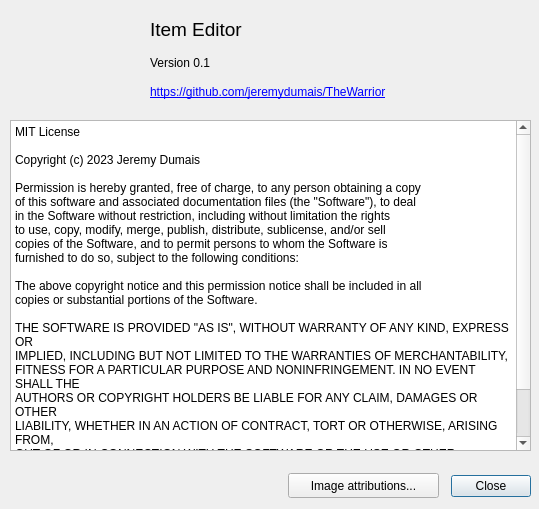
<?xml version="1.0" encoding="UTF-8"?>
<ui version="4.0">
 <class>aboutBoxFormClass</class>
 <widget class="QDialog" name="aboutBoxFormClass">
  <property name="geometry">
   <rect>
    <x>0</x>
    <y>0</y>
    <width>539</width>
    <height>509</height>
   </rect>
  </property>
  <property name="windowTitle">
   <string>About box</string>
  </property>
  <property name="windowIcon">
   <iconset resource="../res/global.qrc">
    <normaloff>:/ItemEditor Icon.png</normaloff>:/ItemEditor Icon.png</iconset>
  </property>
  <widget class="QDialogButtonBox" name="buttonBox">
   <property name="geometry">
    <rect>
     <x>450</x>
     <y>470</y>
     <width>81</width>
     <height>32</height>
    </rect>
   </property>
   <property name="orientation">
    <enum>Qt::Horizontal</enum>
   </property>
   <property name="standardButtons">
    <set>QDialogButtonBox::Close</set>
   </property>
  </widget>
  <widget class="QLabel" name="label">
   <property name="geometry">
    <rect>
     <x>150</x>
     <y>14</y>
     <width>141</width>
     <height>31</height>
    </rect>
   </property>
   <property name="font">
    <font>
     <pointsize>14</pointsize>
    </font>
   </property>
   <property name="text">
    <string>Item Editor</string>
   </property>
  </widget>
  <widget class="QLabel" name="labelVersion">
   <property name="geometry">
    <rect>
     <x>150</x>
     <y>54</y>
     <width>101</width>
     <height>17</height>
    </rect>
   </property>
   <property name="text">
    <string>Version 0.1</string>
   </property>
  </widget>
  <widget class="QLabel" name="label_3">
   <property name="geometry">
    <rect>
     <x>20</x>
     <y>10</y>
     <width>90</width>
     <height>90</height>
    </rect>
   </property>
   <property name="text">
    <string/>
   </property>
   <property name="pixmap">
    <pixmap resource="../res/global.qrc">:/ItemEditor Icon.png</pixmap>
   </property>
   <property name="scaledContents">
    <bool>true</bool>
   </property>
   <property name="wordWrap">
    <bool>false</bool>
   </property>
  </widget>
  <widget class="QPlainTextEdit" name="plainTextEdit">
   <property name="geometry">
    <rect>
     <x>10</x>
     <y>120</y>
     <width>521</width>
     <height>331</height>
    </rect>
   </property>
   <property name="font">
    <font>
     <pointsize>9</pointsize>
    </font>
   </property>
   <property name="plainText">
    <string>MIT License

Copyright (c) 2023 Jeremy Dumais

Permission is hereby granted, free of charge, to any person obtaining a copy
of this software and associated documentation files (the &quot;Software&quot;), to deal
in the Software without restriction, including without limitation the rights
to use, copy, modify, merge, publish, distribute, sublicense, and/or sell
copies of the Software, and to permit persons to whom the Software is
furnished to do so, subject to the following conditions:

The above copyright notice and this permission notice shall be included in all
copies or substantial portions of the Software.

THE SOFTWARE IS PROVIDED &quot;AS IS&quot;, WITHOUT WARRANTY OF ANY KIND, EXPRESS OR
IMPLIED, INCLUDING BUT NOT LIMITED TO THE WARRANTIES OF MERCHANTABILITY,
FITNESS FOR A PARTICULAR PURPOSE AND NONINFRINGEMENT. IN NO EVENT SHALL THE
AUTHORS OR COPYRIGHT HOLDERS BE LIABLE FOR ANY CLAIM, DAMAGES OR OTHER
LIABILITY, WHETHER IN AN ACTION OF CONTRACT, TORT OR OTHERWISE, ARISING FROM,
OUT OF OR IN CONNECTION WITH THE SOFTWARE OR THE USE OR OTHER DEALINGS IN THE
SOFTWARE.</string>
   </property>
  </widget>
  <widget class="QLabel" name="label_4">
   <property name="geometry">
    <rect>
     <x>150</x>
     <y>77</y>
     <width>341</width>
     <height>30</height>
    </rect>
   </property>
   <property name="text">
    <string>&lt;html&gt;&lt;head/&gt;&lt;body&gt;&lt;p&gt;&lt;a href=&quot;https://github.com/jeremydumais/TheWarrior&quot;&gt;&lt;span style=&quot; text-decoration: underline; color:#0000ff;&quot;&gt;https://github.com/jeremydumais/TheWarrior&lt;/span&gt;&lt;/a&gt;</string>
   </property>
   <property name="textFormat">
    <enum>Qt::RichText</enum>
   </property>
   <property name="openExternalLinks">
    <bool>true</bool>
   </property>
  </widget>
  <widget class="QPushButton" name="pushButtonImageAttributions">
   <property name="geometry">
    <rect>
     <x>288</x>
     <y>473</y>
     <width>151</width>
     <height>25</height>
    </rect>
   </property>
   <property name="text">
    <string>Image attributions...</string>
   </property>
  </widget>
 </widget>
 <resources>
  <include location="../res/global.qrc"/>
 </resources>
 <connections>
  <connection>
   <sender>buttonBox</sender>
   <signal>accepted()</signal>
   <receiver>aboutBoxFormClass</receiver>
   <slot>accept()</slot>
   <hints>
    <hint type="sourcelabel">
     <x>248</x>
     <y>254</y>
    </hint>
    <hint type="destinationlabel">
     <x>157</x>
     <y>274</y>
    </hint>
   </hints>
  </connection>
  <connection>
   <sender>buttonBox</sender>
   <signal>rejected()</signal>
   <receiver>aboutBoxFormClass</receiver>
   <slot>reject()</slot>
   <hints>
    <hint type="sourcelabel">
     <x>316</x>
     <y>260</y>
    </hint>
    <hint type="destinationlabel">
     <x>286</x>
     <y>274</y>
    </hint>
   </hints>
  </connection>
 </connections>
</ui>
